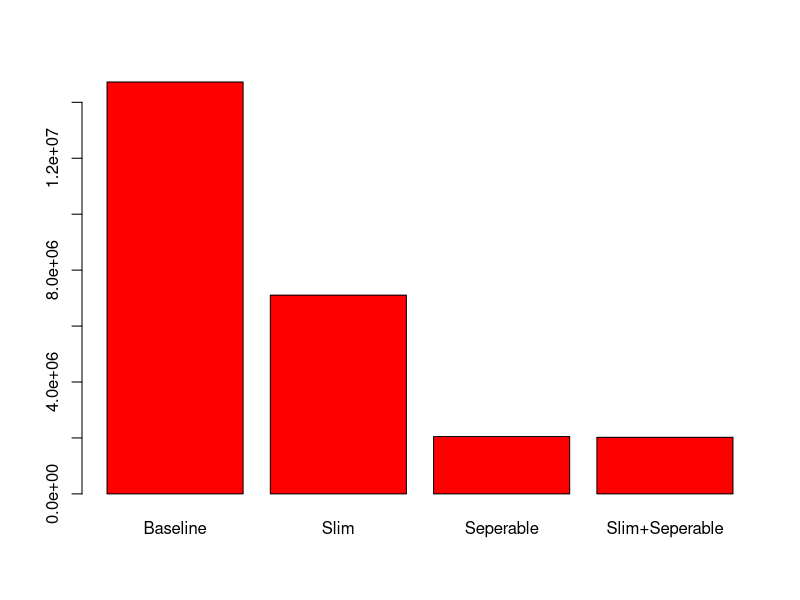
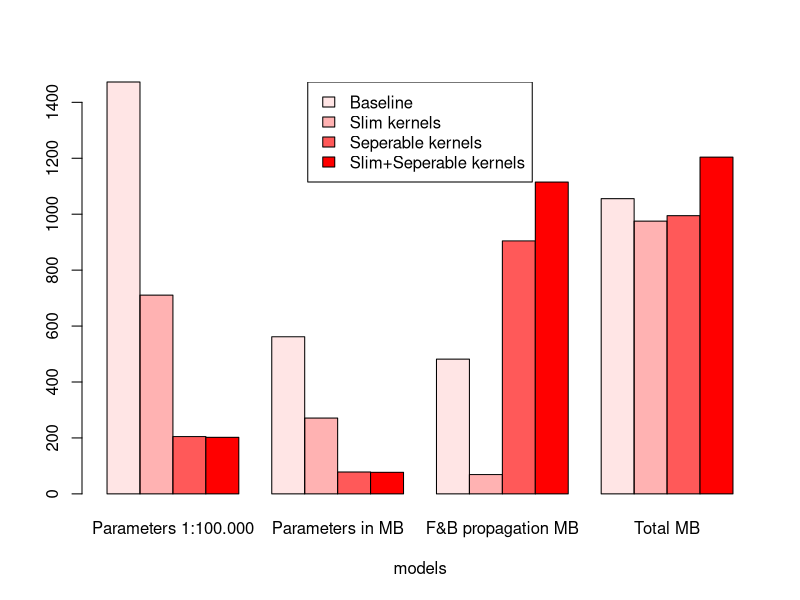

Write R code to recreate these figures, in order.
total_params = c(1472.63617, 710.64193, 204.93281, 202.22145)


param_size = c(561.77, 271.09, 78.18, 77.14)
for_back_size = c(481.8, 69.08, 904.52, 1114.8)
total_size = c(1055.57, 975.17, 994.7, 1203.94)


models <- c("Baseline", "Slim", "Seperable", "Slim+Seperable" )


mod <- data.frame(total_params, param_size, for_back_size, total_size)

barplot(total_params*10000, col="red", name = c("Baseline", "Slim", "Seperable", "Slim+Seperable" ))

barplot(as.matrix(mod),beside = TRUE, col = c(rgb(1,0,0,0.1),rgb(1,0,0,0.3), rgb(1,0,0,0.65), rgb(1,0,0,1)), xlab = "models", names=c("Parameters 1:100.000", "Parameters in MB", "F&B propagation MB", "Total MB"))
#axis(side=1, tick = c("Parameters 1:100.000", "Parameters in MB", "forw-back propagation MB", "Total MB"))
legend("top",c("Baseline","Slim kernels", "Seperable kernels", "Slim+Seperable kernels"),
       fill = c(rgb(1,0,0,0.1),rgb(1,0,0,0.3), rgb(1,0,0,0.65), rgb(1,0,0,1))
)
